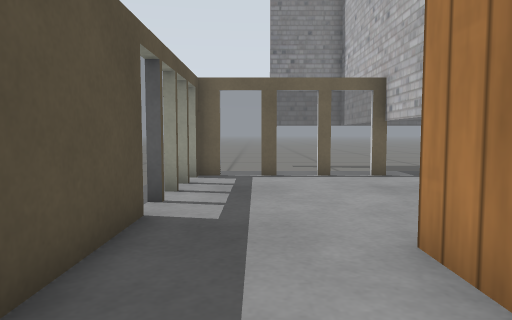
view 1 (above)

12 first-person views from a walk through a robot-simulator world made for Gazebo. The camera is 0.28 m above the floor, tilts 4° down and sees 70° across. The floor is counted in squares, 0.25 m on a side. Each view is taken from the middle of a square. On the plan, view 1 faces up. The plan holds only what a view shows up to about 14 squares ahead; the rest is blank. The place goes on beyond the plan. Simple patterns stand in for the simulator's built-in surfaces.

view 2
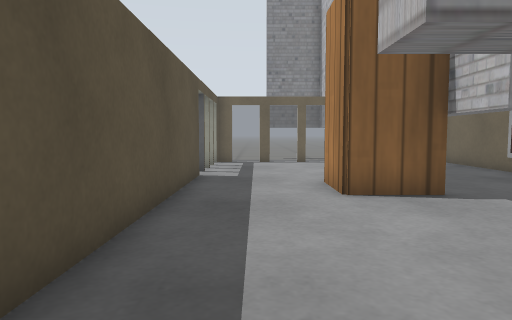

view 3
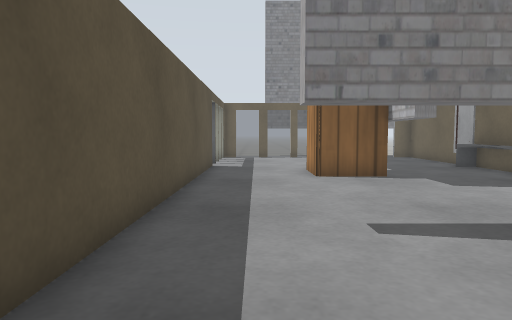

view 4
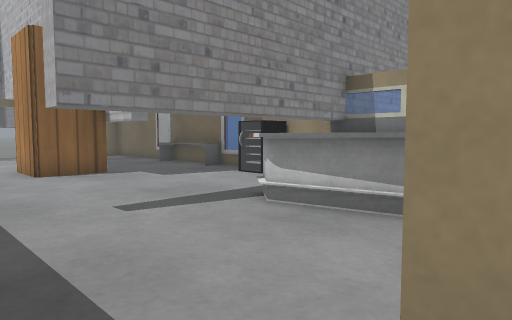

view 5
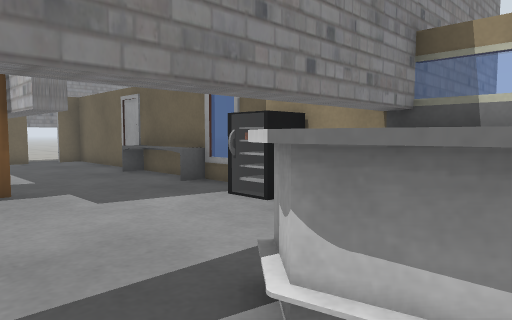

view 6
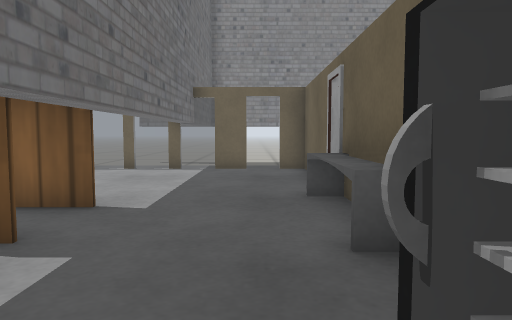

view 7
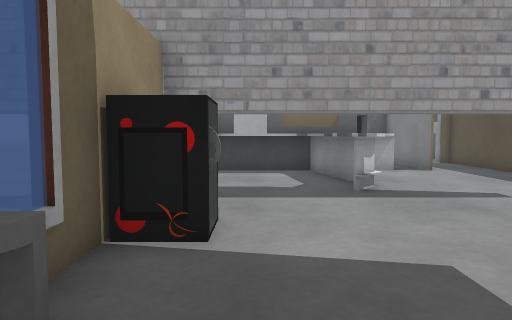

view 8
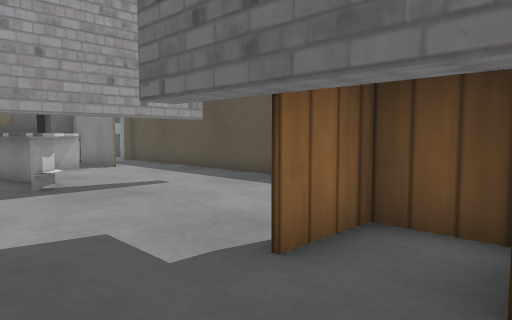

view 9
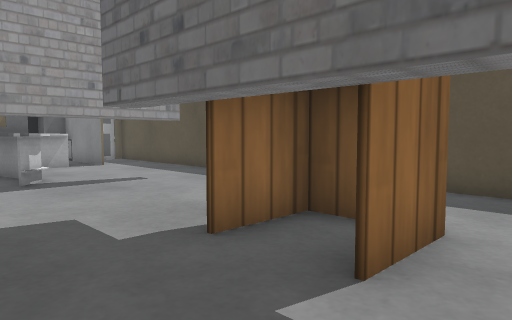

view 10
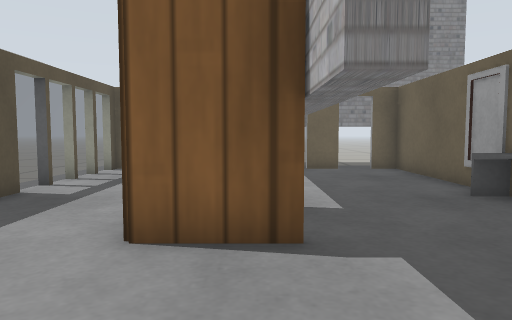

view 11
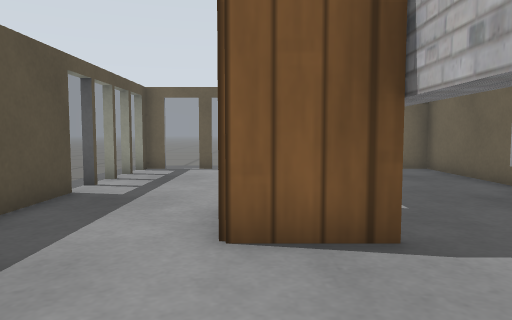

view 12
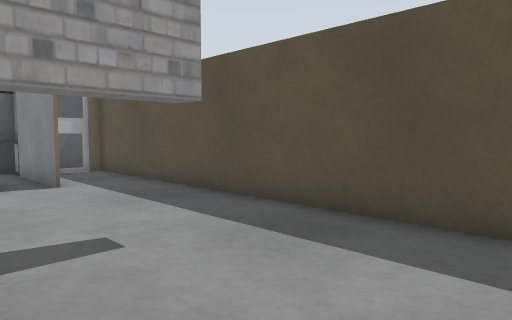

### Floor plan
Key: @ floor where view 1 was taken; # wall or solid block; x gap in a wall; . floor; = window, fence, low wall or low ledge; C cabinet; T thing the floor can be seen under or through.
Columns run from 2 left of view 1 to 10 right of it. Each row starts with its distance up from view 1.
 12       #
 11  .... #...
 10 ##===###.x#
  9 =.... #...#
  8 =.... #...#
  7 =.... #...#
  6 =.... T...#
  5 #.... T..=#
  4 #...CCT..=#
  3 #...C T..=#
  2 #...CCT..=#
  1 #.....T..=#
  0 #.@.......#
 -1 #.......=##
 -2 #........##
 -3 #..TTTTTT####
 -4 #..TTTTT
 -5 #....=T
 -6 #....=T
 -7 #.....#
 -8 #..#==#
 -9 #. #
-10 #. #
-11 ###
-12   #
-13   #

Positions as (right, up) in squares from view 1, and headings:
1: (0, 0), facing up
2: (0, -5), facing up
3: (0, -8), facing up
4: (-1, -9), facing up-right
5: (2, -6), facing up-right
6: (6, -2), facing up
7: (6, 3), facing down
8: (6, 4), facing down-left
9: (6, 5), facing down-left
10: (3, -2), facing up
11: (2, -2), facing up
12: (3, 0), facing down-left
